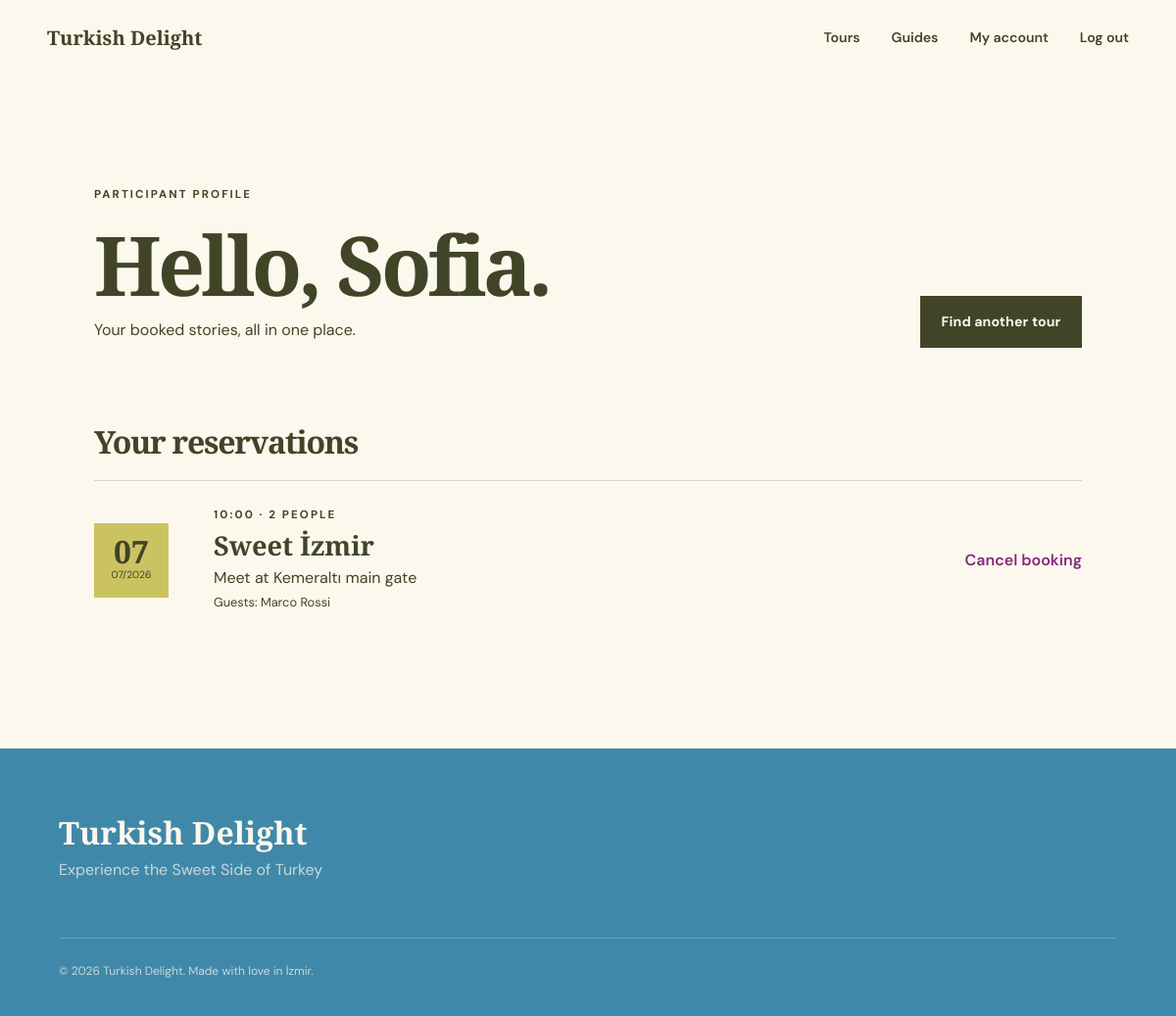
/profile (signed in), run on an earlier commit of the app's database.
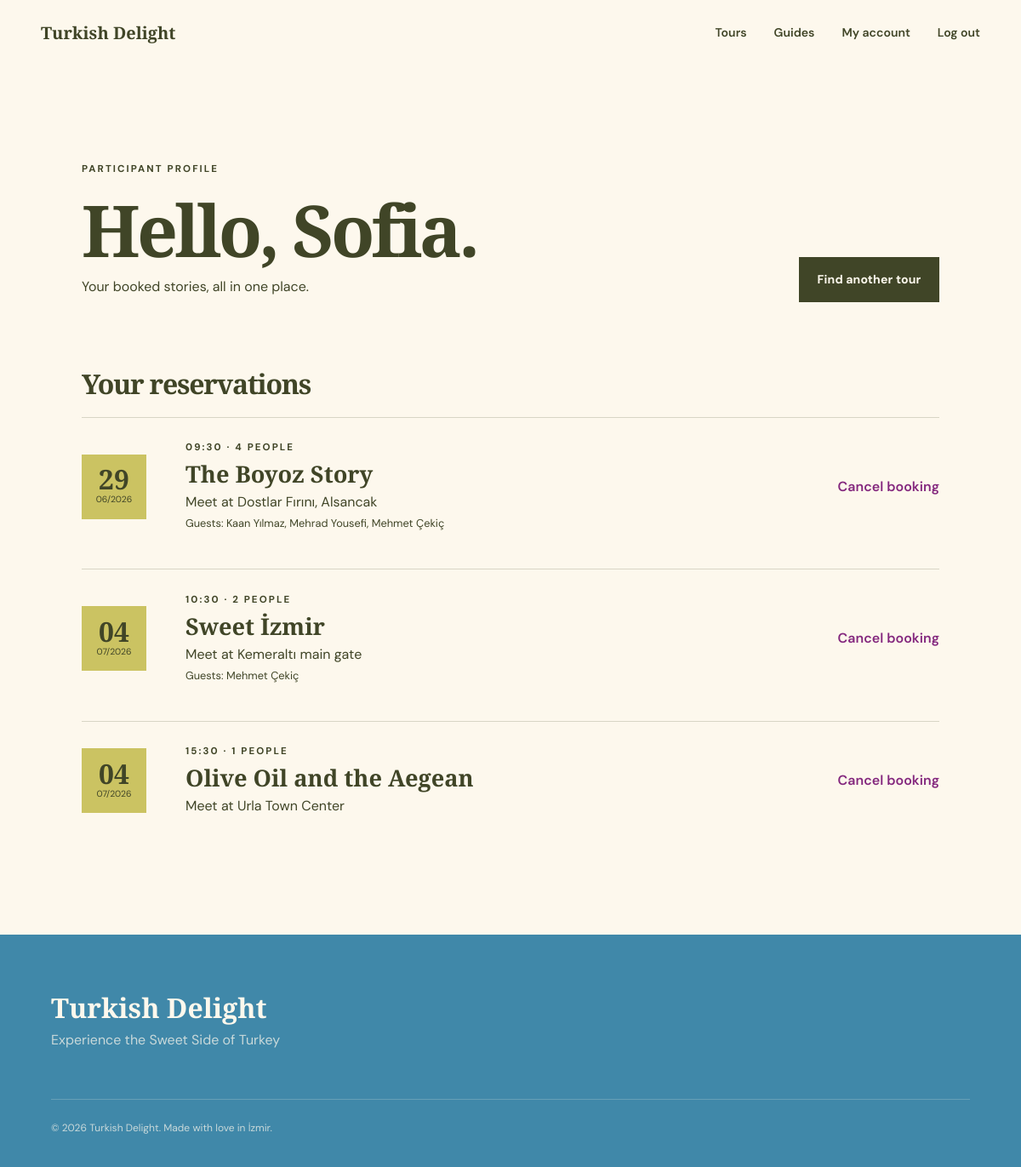
And on a later commit of the database.
### tables this page shows
CREATE TABLE reservations (
  id INTEGER PRIMARY KEY AUTOINCREMENT, participant_id INTEGER NOT NULL REFERENCES users(id),
  tour_id INTEGER NOT NULL REFERENCES tours(id), tour_date TEXT NOT NULL, created_at TEXT NOT NULL,
  UNIQUE(participant_id,tour_id,tour_date)
);

CREATE TABLE tours (
  id INTEGER PRIMARY KEY AUTOINCREMENT, guide_id INTEGER NOT NULL REFERENCES users(id),
  title TEXT NOT NULL, subtitle TEXT NOT NULL, description TEXT NOT NULL, story TEXT NOT NULL,
  final_message TEXT NOT NULL, foods TEXT NOT NULL, stops TEXT NOT NULL, story_points TEXT NOT NULL,
  meeting_point TEXT NOT NULL, duration INTEGER NOT NULL CHECK(duration > 0),
  language TEXT NOT NULL, capacity INTEGER NOT NULL CHECK(capacity > 0)
);

CREATE TABLE reservation_guests (
  id INTEGER PRIMARY KEY AUTOINCREMENT, reservation_id INTEGER NOT NULL REFERENCES reservations(id) ON DELETE CASCADE,
  name TEXT NOT NULL
);

### app.py (the view, shortened to what this page needs)
@app.route("/profile")
@login_required
def profile():
    db = get_db()
    if current_user.role == "admin":
        return redirect(url_for("admin_dashboard"))
    if current_user.role == "participant":
        reservations = db.execute(
            """SELECT r.*, t.title, t.meeting_point, t.duration,
               (SELECT start_time FROM schedules s WHERE s.tour_id=t.id AND s.weekday=CAST(strftime('%w',r.tour_date) AS INTEGER)-1) AS start_time
               FROM reservations r JOIN tours t ON t.id=r.tour_id
               WHERE r.participant_id=? ORDER BY r.tour_date""", (current_user.id,)
        ).fetchall()
        enriched = []
        for reservation in reservations:
            item = dict(reservation)
            item["guests"] = db.execute(
                "SELECT name FROM reservation_guests WHERE reservation_id=?", (item["id"],)
            ).fetchall()
            start = item["start_time"] or db.execute(
                "SELECT start_time FROM schedules WHERE tour_id=? AND weekday=?",
                (item["tour_id"], date.fromisoformat(item["tour_date"]).weekday()),
            ).fetchone()["start_time"]
            item["start_time"] = start
            start_dt = datetime.combine(date.fromisoformat(item["tour_date"]), datetime.strptime(start, "%H:%M").time())
            item["can_cancel"] = start_dt - datetime.now() >= timedelta(hours=24)
            enriched.append(item)
        return render_template("participant_profile.html", reservations=enriched)

### app.py (called while the page is built)
def get_db():
    if "db" not in g:
        g.db = sqlite3.connect(DATABASE)
        g.db.row_factory = sqlite3.Row
        g.db.execute("PRAGMA foreign_keys = ON")
    return g.db

@login_manager.user_loader
def load_user(user_id):
    row = get_db().execute("SELECT * FROM users WHERE id = ?", (user_id,)).fetchone()
    return User(row) if row else None

def csrf_token():
    if "csrf_token" not in session:
        session["csrf_token"] = secrets.token_hex(24)
    return session["csrf_token"]

@app.before_request
def verify_csrf():
    if request.method == "POST" and request.form.get("csrf_token") != session.get("csrf_token"):
        abort(400, "Invalid or missing form token.")

### templates/participant_profile.html (shortened to what this page needs)
{% extends "base.html" %}
{% block content %}
  <section class="dashboard">
    <div class="dashboard-head">
      <p class="eyebrow">Participant profile</p>
      <h1>Hello, {{ current_user.first_name }}.</h1>
      <p>Your booked stories, all in one place.</p>
    </div>
    <div class="dashboard-actions">
      <a class="button button-dark" href="{{ url_for('home') }}#tours">Find another tour</a>
    </div>
    <section>
      <h2>Your reservations</h2>
      <div class="reservation-list">
        {% for item in reservations %}
          <article class="reservation-card">
            <div class="date-tile">
              <strong>{{ item.tour_date[8:] }}</strong>
              <span>{{ item.tour_date[5:7] }}/{{ item.tour_date[:4] }}</span>
            </div>
            <div>
              <p class="eyebrow">{{ item.start_time }} · {{ 1 + item.guests|length }} people</p>
              <h3><a href="{{ url_for('tour_detail', tour_id=item.tour_id) }}">{{ item.title }}</a></h3>
              <p>Meet at {{ item.meeting_point }}</p>
              {% if item.guests %}
                <p class="guest-line">
                  Guests:
                  {% for guest in item.guests %}
                    {{ guest.name }}{% if not loop.last %}, {% endif %}
                  {% endfor %}
                </p>
              {% endif %}
            </div>
            <div>
              {% if item.can_cancel %}
                <form
                  method="post"
                  action="{{ url_for('cancel_reservation', reservation_id=item.id) }}"
                  data-confirm="Cancel this reservation?"
                >
                  <button class="text-button danger" type="submit">Cancel booking</button>
                </form>
              {% else %}
                <small>Cancellation closed</small>
              {% endif %}
            </div>
          </article>
        {% else %}
          <div class="empty-state">
            <h3>No walks booked yet.</h3>
            <p>There’s a table, a story, and a local guide waiting for you.</p>
          </div>
        {% endfor %}
      </div>
    </section>
  </section>
{% endblock %}

What changed in the data, as far as the page shows it:
removed reservations: tour_date "07", tour_date "2026", start_time "10:00", guests "2", title "Sweet İzmir", meeting_point "Kemeraltı main gate"
removed reservation_guests: name "Marco Rossi", shown under "07"
added reservations: tour_date "29", tour_date "06", tour_date "2026", start_time "09:30", guests "4", title "The Boyoz Story", meeting_point "Dostlar Fırını, Alsancak"
added reservation_guests: name "Kaan Yılmaz", shown under "29"
added reservation_guests: name "Mehrad Yousefi", shown under "29"
added reservation_guests: name "Mehmet Çekiç", shown under "29"
added reservations: tour_date "04", tour_date "07", tour_date "2026", start_time "10:30", guests "2", title "Sweet İzmir", meeting_point "Kemeraltı main gate"
added reservation_guests: name "Mehmet Çekiç", shown under "04"
added reservations: tour_date "04", tour_date "07", tour_date "2026", start_time "15:30", guests "1", title "Olive Oil and the Aegean", meeting_point "Urla Town Center"
